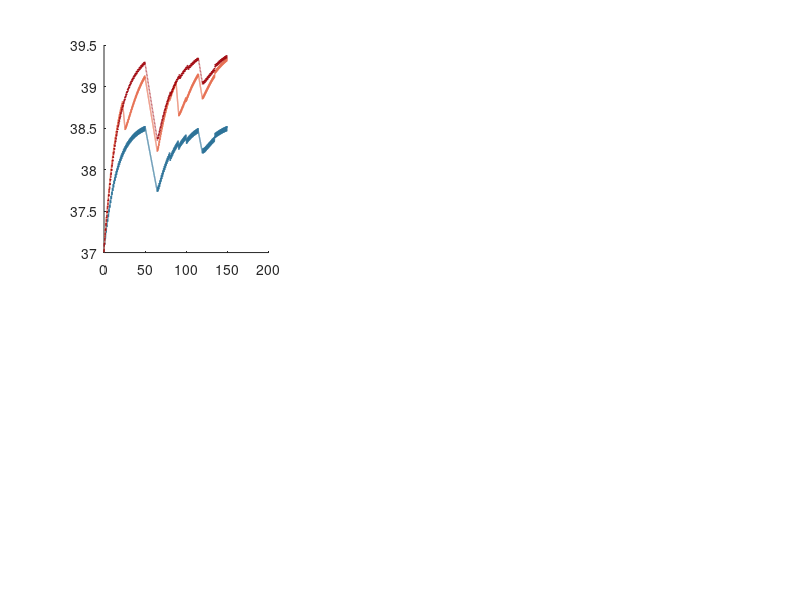

Write the MATLAB code that produced this figure. (Note: this script raises an error after producing the figure.)
function WorldCupHeatModel
% Two-node football core-temperature model for the 2026 World Cup.
% Run with no arguments. Prints the tables and writes the four figures
% next to this file. Edit only the variables in the block below.

%% ============================ EDITABLE VARIABLES ============================
% Player
P.Mass              = 78;        %Body mass in kg (tournament middle, Mohr et al. 2012)
P.Height            = 1.82;      %Stature in m
P.CBody             = 3490;      %Specific heat of body tissue in J/kg/C
P.Lambda            = 2426;      %Latent heat of sweat evaporation in J/g
P.Tc0               = 37.0;      %Initial core temperature in C
P.Tsk0              = 33.5;      %Initial skin temperature in C

% Thermoregulation (Gagge controller)
P.Csw               = 210;       %Sweating gain in g/h/m2/C
P.SweatMax          = 1500;      %Maximum sweat rate in g/h/m2

% Metabolic heat production
P.PlayHeatPerKg     = 1750/78;   %In-play running heat in W/kg (Bangsbo 2006)
P.StopHeatPerKg     = 240/78;    %Out-of-play walking heat in W/kg
P.Pace              = 0.019;     %Intensity reduction per C WBGT above reference (Mohr et al. 2012)
P.PaceRef           = 16;        %WBGT below which there is no pacing in C

% Rest-period cooling
P.MethodRates       = struct('passive',0.045,'fan',0.07,'towel',0.13,'immersion',0.25); %In-play break cooling rate in C/min (Brown et al. 2024)
P.TcFloor           = 37.0;      %Core cannot be cooled below this in C
P.HtBaserate        = struct('passive',0.022,'fan',0.028,'towel',0.033,'immersion',0.060); %Half-time cooling baseline in C/min
P.CoolGrad          = 0.19;      %Extra cooling per C above 37 over a 15-min half-time
P.CoolSinkGain      = 0.8;       %Afterdrop reservoir charge per unit of cooling. This sets how much of the cooling applied during a break is stored for later rather than spent immediately.
P.CoolSinkTau       = 8;         %Afterdrop bleed-back time constant in min. This sets how fast the stored cold empties back into the core once play resumes.
P.CoolSinkMax       = 0.22;      %Afterdrop reservoir cap in C (Brown et al. 2024). This is the most extra core cooling the reservoir can ever deliver, about 0.22 C.
P.HtSinkFrac        = 0.5;       %Multiplier on the afterdrop banked at half-time and pre-extra-time, set below 1 because it is less effective than during an in-play break.

% Match structure
P.AddedTime         = 5;         %Added time per half in min (2022 to 2026 timekeeping)
P.VPlay             = 2.0;       %Air speed while running in m/s
P.VStop             = 0.8;       %Air speed while walking in m/s
P.VSeat             = 0.2;       %Air speed while resting in m/s
P.TPlay             = 26;        %In-play phase length in s (Siegle and Lames 2012)
P.DstopNew          = 12;        %New-law stoppage length in s (8-second goalkeeper rule)
P.DstopOld0         = 19;        %Old-law stoppage baseline in s (Siegle and Lames 2012)
P.DstopOldCap       = 30;        %Old-law stoppage ceiling in heat in s
P.BreakMin          = 22.5;      %Hydration break timing within each half in min
P.BreakLen          = 3;         %Hydration break duration in min
P.SubTimes          = [60 70 80];%Second-half substitution times in clock min
P.SubOld            = 30;        %Old-law time to leave the field in s
P.SubNew            = 10;        %New-law time to leave the field in s (IFAB 2026)
P.ExtraTime         = true;      %Include extra time
P.LagTau            = 0;         %Metabolic response lag in s, applied to the change in heat production when the ball goes in and out of play (0 for instant)

% Drinking
P.DrinkRate         = 1.5;       %Ad-libitum drinking rate during non-play time in L/h (Kurdak et al. 2010)
P.SweatReportScale  = 1.5;       %Scale evaporated sweat to total secreted sweat (Maughan et al. 2004)

% Players for the body-size comparison, as [mass in kg, height in m]
LittleValbuena      = [68, 1.74];%Smallest 2026 player
AverageJoeBell      = [78, 1.82];%Typical 2026 player
FatRonaldo          = [98, 1.99];%Largest 2026 player

%% ============================ DERIVED (do not edit) =========================
P = DeriveParams(P);
OutDir = fileparts(mfilename('fullpath'));
Blue = [0.16 0.44 0.59]; Orange = [0.90 0.44 0.32]; NbCol = [0.62 0.00 0.03];

%% ============================ VALIDATION ====================================
Val = {'Mohr cool',21,0.55,38.8; 'Ozgunen',34,0.38,39.1; 'Ozgunen humid',36,0.61,39.6; ...
       'Brown',40,0.41,39.3; 'Mohr hot-dry',43,0.12,39.7}; %Study, Ta, RH, measured peak core
fprintf('\nVALIDATION (reference match, 90 min)\n%-16s %-6s %-9s %-7s %s\n','study','WBGT','measured','model','diff');
Err = 0;
for I = 1:size(Val,1)
    R = SimulateMatch('ref', Val{I,2}, Val{I,3}, P, false);
    D = R.peak - Val{I,4}; Err = Err + D^2;
    fprintf('%-16s %-6.0f %-9.1f %-7.2f %+0.2f\n', Val{I,1}, R.wbgt, Val{I,4}, R.peak, D);
end
fprintf('RMSE = %.2f C\n', sqrt(Err/size(Val,1)));

%% ============================ KEY-POINT TABLE ===============================
PrintKeypoints(P);

%% ============================ COOLING-BREAK EFFECT ==========================
fprintf('\nCOOLING-BREAK EFFECT (core at end of normal time: new game vs same game, no in-play break)\n');
for W = [28 32]
    Ta = TaForWbgt(W, 0.50);
    Rn = SimulateMatch('new', Ta, 0.50, P); Rb = SimulateMatch('new_nb', Ta, 0.50, P);
    Cn = TcAt(Rn, SegT(Rn,'Second Half',2)); Cb = TcAt(Rb, SegT(Rb,'Second Half',2));
    fprintf('  WBGT %d C: the break lowers core by %.2f C at full time\n', W, Cb-Cn);
end
fprintf('  (Brown et al. 2024 measured 0.39 C at WBGT 32, 95%% CI 0.21 to 0.57)\n');

%% ============================ FIGURE 1: traces by WBGT ======================
Wlevels = [24 26 28 30 32];
F1 = figure('Color','w','Position',[60 60 1280 720]);
for I = 1:numel(Wlevels)
    Ta = TaForWbgt(Wlevels(I), 0.50);
    A = SimulateMatch('old', Ta, 0.50, P);
    B = SimulateMatch('new', Ta, 0.50, P);
    Cnb = SimulateMatch('new_nb', Ta, 0.50, P);
    Ax = subplot(2,3,I); hold(Ax,'on');
    HO = plot(Ax,A.t,A.Tc,'Color',Blue,'LineWidth',1);
    HN = plot(Ax,B.t,B.Tc,'Color',Orange,'LineWidth',1);
    HNB = plot(Ax,RemapTime(Cnb,B.segs),Cnb.Tc,'--','Color',NbCol,'LineWidth',1);
    yline(Ax,39.5,'--','Color',[0.88 0.56 0.04]); yline(Ax,40,'-','Color',[0.76 0.07 0.15]);
    ylim(Ax,[37.0 40.4]); xlim(Ax,[0 B.t(end)]); LabelPeriods(Ax,B.segs);
    title(Ax,sprintf('WBGT %d C  |  peak old %.1f, new %.1f, no-break %.1f',Wlevels(I),A.peak,B.peak,Cnb.peak));
    if I==1, legend([HO HN HNB],{'Old rules','New rules','New, no break'},'Location','southeast','FontSize',7); end
    ylabel(Ax,'core (C)');
end
Ax = subplot(2,3,6); hold(Ax,'on'); Ws = 20:2:32; PkO = zeros(size(Ws)); PkN = PkO; PkNb = PkO;
for J = 1:numel(Ws)
    Ta = TaForWbgt(Ws(J),0.50);
    PkO(J)  = SimulateMatch('old',Ta,0.50,P).peak;
    PkN(J)  = SimulateMatch('new',Ta,0.50,P).peak;
    PkNb(J) = SimulateMatch('new_nb',Ta,0.50,P).peak;
end
plot(Ax,Ws,PkO,'-o','Color',Blue,'LineWidth',2); plot(Ax,Ws,PkN,'-o','Color',Orange,'LineWidth',2);
plot(Ax,Ws,PkNb,'--^','Color',NbCol,'LineWidth',1.5);
yline(Ax,39.5,'--','Color',[0.88 0.56 0.04]); yline(Ax,40,'-','Color',[0.76 0.07 0.15]);
xline(Ax,32,':','FIFA 32','Color',[0.42 0.30 0.57]);
xlabel(Ax,'WBGT (C)'); ylabel(Ax,'peak core (C)'); title(Ax,'Peak vs WBGT');
legend(Ax,{'Old','New','New, no break'},'Location','northwest','FontSize',7); grid(Ax,'on');
saveas(F1,fullfile(OutDir,'fig_traces_by_wbgt.png'));

%% ============================ FIGURE 2: cooling methods (bars) ==============
Methods = {'passive','fan','towel','immersion'}; Mdisp = {'passive','fan','ice towel','immersion'};
Wlev = [24 28 32]; Pk = zeros(4,3);
for W = 1:3
    Ta = TaForWbgt(Wlev(W),0.50);
    for M = 1:4, Pk(M,W) = SimulateMatch('new',Ta,0.50,P,true,Methods{M}).peak; end
end
F2 = figure('Color','w','Position',[60 60 780 480]); Ax = axes(F2); hold(Ax,'on');
Bars = bar(Ax,Pk);
yline(Ax,39.5,'--','39.5 C watch','Color',[0.88 0.56 0.04],'LabelHorizontalAlignment','left');
yline(Ax,40,'-','40 C heat stroke','Color',[0.76 0.07 0.15],'LabelHorizontalAlignment','left');
set(Ax,'XTick',1:4,'XTickLabel',Mdisp); ylim(Ax,[38.5 40.5]);
xlabel(Ax,'cooling method'); ylabel(Ax,'peak core temperature (C)');
title(Ax,'Cooling methods at matched WBGT (new game, neutral RH 50%)');
legend(Bars,{'WBGT 24','WBGT 28','WBGT 32'},'Location','northwest');
saveas(F2,fullfile(OutDir,'fig_cooling.png'));

%% ============================ FIGURE 3: cooling-method traces ===============
Cm = {'passive','fan','towel','immersion'}; Cmd = {'passive','fan','ice towel + drink','immersion'};
Cc = [0.55 0.60 0.68; 0.32 0.72 0.53; 0.16 0.44 0.59; 0.62 0.00 0.03];
Practical = struct('brk','towel','ht','immersion','pre','towel'); %Towel breaks, immersion half-time
F3 = figure('Color','w','Position',[60 40 980 1000]);
for W = 1:3
    Ta = TaForWbgt(Wlev(W),0.50);
    Ax = subplot(3,1,W); hold(Ax,'on'); H = gobjects(1,5);
    for M = 1:4
        Rm = SimulateMatch('new',Ta,0.50,P,true,Cm{M});
        H(M) = plot(Ax,Rm.t,Rm.Tc,'Color',Cc(M,:),'LineWidth',1.1);
    end
    Rp = SimulateMatch('new',Ta,0.50,P,true,Practical);
    H(5) = plot(Ax,Rp.t,Rp.Tc,'--','Color',[0.40 0.18 0.55],'LineWidth',1.7);
    yline(Ax,39.5,'--','39.5 C watch','Color',[0.88 0.56 0.04],'LabelHorizontalAlignment','left');
    yline(Ax,40,'-','40 C heat stroke','Color',[0.76 0.07 0.15],'LabelHorizontalAlignment','left');
    ylim(Ax,[37.8 40.5]); xlim(Ax,[0 Rm.t(end)]); LabelPeriods(Ax,Rm.segs);
    ylabel(Ax,'core (C)');
    title(Ax,sprintf('WBGT %d C (T_a %.0f C)  -- passive hottest, immersion coolest',Wlev(W),Ta));
    if W==1, legend(H,[Cmd,{'practical: towel breaks + immersion HT'}],'Location','southeast','FontSize',7); end
end
saveas(F3,fullfile(OutDir,'fig_cooling_trace.png'));

%% ============================ FIGURE 4: body size ===========================
Bodies = {'biggest 98 kg',FatRonaldo(1),FatRonaldo(2),[0.62 0.00 0.03]; ...
          'middle 78 kg', AverageJoeBell(1),AverageJoeBell(2),[0.16 0.44 0.59]; ...
          'smallest 68 kg',LittleValbuena(1),LittleValbuena(2),[0.32 0.72 0.53]};
F4 = figure('Color','w','Position',[60 60 920 580]); Ax = axes(F4); hold(Ax,'on'); Hb = gobjects(1,3);
for B = 1:3
    Pb = P; Pb.Mass = Bodies{B,2}; Pb.Height = Bodies{B,3}; Pb = DeriveParams(Pb);
    PkN = zeros(size(Ws)); PkO = PkN; PkNb = PkN;
    for J = 1:numel(Ws)
        Ta = TaForWbgt(Ws(J),0.50);
        PkN(J)  = SimulateMatch('new',   Ta,0.50,Pb,true,Practical).peak;
        PkO(J)  = SimulateMatch('old',   Ta,0.50,Pb,true,Practical).peak;
        PkNb(J) = SimulateMatch('new_nb',Ta,0.50,Pb,true,Practical).peak;
    end
    Hb(B) = plot(Ax,Ws,PkN,'-','Color',Bodies{B,4},'LineWidth',2.2);
    plot(Ax,Ws,PkO,'--','Color',Bodies{B,4},'LineWidth',1.2);
    plot(Ax,Ws,PkNb,':','Color',Bodies{B,4},'LineWidth',1.6);
end
Hs1 = plot(Ax,nan,nan,'-','Color','k'); Hs2 = plot(Ax,nan,nan,'--','Color','k'); Hs3 = plot(Ax,nan,nan,':','Color','k');
yline(Ax,39.5,'--','39.5 C watch','Color',[0.88 0.56 0.04],'LabelHorizontalAlignment','left');
yline(Ax,40,'-','40 C heat stroke','Color',[0.76 0.07 0.15],'LabelHorizontalAlignment','left');
xline(Ax,32,':','FIFA 32','Color',[0.42 0.30 0.57]);
xlabel(Ax,'WBGT (C)'); ylabel(Ax,'peak core temperature (C)');
title(Ax,'Body size and heat (practical cooling: ice towel breaks + immersion half-time)');
legend([Hb Hs1 Hs2 Hs3], [Bodies(:,1)', {'new (solid)','old (dashed)','no-break (dotted)'}], ...
       'Location','northwest','FontSize',8,'NumColumns',2); grid(Ax,'on');
saveas(F4,fullfile(OutDir,'fig_body_size.png'));

%% ============================ FLUID TABLE ===================================
fprintf('\nFLUID (new game, %d kg player, RH 50%%; intake = non-play drinking at %.1f L/h)\n',P.Mass,P.DrinkRate);
fprintf('%-6s %-10s %-10s %-10s %-9s\n','WBGT','sweat(L)','drink(L)','net(L)','net %BM');
for W = [24 28 32]
    Ta = TaForWbgt(W,0.50); R = SimulateMatch('new',Ta,0.50,P);
    fprintf('%-6.0f %-10.1f %-10.1f %-10.1f %-9.1f\n',W,R.sweat_L,R.intake_L,R.net_loss_L,R.net_loss_pct);
end
fprintf('\nDone. Figures written to %s\n',OutDir);
end

%% ============================ MODEL FUNCTIONS ===============================
function P = DeriveParams(P)
% Mass-dependent quantities, recomputed after any mass or height change
P.A      = 0.20247 * P.Mass^0.425 * P.Height^0.725;  %DuBois surface area in m2
P.MPlay  = P.PlayHeatPerKg * P.Mass;                 %Whole-body play heat in W
P.MStop  = P.StopHeatPerKg * P.Mass;                 %Whole-body stoppage heat in W
end

function S = TwoNodeStep(S, Ta, RH, V, MTot, P)
% Advance the core-and-skin model by one second (Gagge et al. 1971)
CoreTemp = S(1); SkinTemp = S(2); Sweat = S(4);
Metab = MTot / P.A;
WarmCore = max(0, CoreTemp - 36.8);
ColdSkin = max(0, 33.7 - SkinTemp);
WarmSkin = max(0, SkinTemp - 33.7);
SkinBloodFlow = min(90, max(0.5, (6.3 + 120*WarmCore) / (1 + 0.5*ColdSkin)));
SkinFraction = 0.0418 + 0.745/(SkinBloodFlow + 0.585);
BodyTemp = SkinFraction*SkinTemp + (1-SkinFraction)*CoreTemp;
SweatRate = min(P.SweatMax, P.Csw * max(0, BodyTemp - 36.49) * exp(WarmSkin/10.7));
SweatEvapDemand = SweatRate/3600 * P.Lambda;
ConvCoef = max(3.0, 8.3 * V^0.6);
RadCoef = 4.7;
EvapCoef = 16.5 * ConvCoef;
DryLoss = (RadCoef + ConvCoef) * 0.9 * (SkinTemp - Ta);
SkinVapPress = SatPressure(SkinTemp);
AirVapPress = RH * SatPressure(Ta);
EvapMax = max(0.001, EvapCoef * 0.9 * (SkinVapPress - AirVapPress));
SkinWettedness = min(1.0, 0.06 + 0.94*(SweatEvapDemand/EvapMax));
EvapLoss = SkinWettedness * EvapMax;
RespConv = 0.0014 * Metab * (34 - Ta);
RespEvap = 0.0173 * Metab * (5.87 - AirVapPress);
CoreSkinCond = 5.28 + 1.163*SkinBloodFlow;
CoreToSkin = CoreSkinCond * (CoreTemp - SkinTemp);
CoreCap = (1-SkinFraction) * P.Mass * P.CBody / P.A;
SkinCap = SkinFraction * P.Mass * P.CBody / P.A;
CoreTemp = CoreTemp + (Metab - (RespConv + RespEvap) - CoreToSkin) / CoreCap;
SkinTemp = SkinTemp + (CoreToSkin - DryLoss - EvapLoss) / SkinCap;
Sweat = Sweat + SweatRate/3600 * P.A;
S = [CoreTemp, SkinTemp, SkinBloodFlow, Sweat];
end

function Pkpa = SatPressure(T)
% Saturation vapour pressure in kPa (Tetens)
Pkpa = 0.6108 * exp(17.27 * T ./ (T + 237.3));
end

function W = Wbgt(Ta, RH)
% Shade wet-bulb globe temperature in C from air temperature and humidity (Stull 2011)
Rh = RH*100;
Twb = Ta .* atan(0.151977 .* sqrt(Rh + 8.313659)) ...
    + atan(Ta + Rh) - atan(Rh - 1.676331) ...
    + 0.00391838 .* Rh.^1.5 .* atan(0.023101 .* Rh) - 4.686035;
W = 0.7*Twb + 0.3*Ta;
end

function R = SimulateMatch(Scenario, Ta, RH, P, ET, Method)
% Core temperature across a match for a rule set (old, new, new_nb, ref)
if nargin < 5 || isempty(ET),     ET = P.ExtraTime; end
if nargin < 6 || isempty(Method), Method = 'towel';  end
if ischar(Method) || isstring(Method)
    BreakMethod = char(Method); HtMethod = char(Method); PreMethod = char(Method);
else
    BreakMethod = Method.brk; HtMethod = Method.ht; PreMethod = Method.pre;
end
W = Wbgt(Ta, RH);
PlayHeat = P.MPlay * (1 - P.Pace * max(0, W - P.PaceRef));
BreakRate = P.MethodRates.(BreakMethod);
switch Scenario
    case 'old'
        Dstop = round(min(P.DstopOldCap, P.DstopOld0 + (P.DstopOldCap-P.DstopOld0)*(1-exp(-0.5*max(0,W-21)))));
        DoBreak = false; HalfSecs = (45 + P.AddedTime)*60; SubDur = P.SubOld;
    case 'new'
        Dstop = P.DstopNew; DoBreak = true;  HalfSecs = (45 + P.AddedTime)*60; SubDur = P.SubNew;
    case 'new_nb'
        Dstop = P.DstopNew; DoBreak = false; HalfSecs = (45 + P.AddedTime - P.BreakLen)*60; SubDur = P.SubNew;
    case 'ref'
        Dstop = P.DstopOld0; DoBreak = false; HalfSecs = 45*60; SubDur = 0;
    otherwise
        error('Scenario must be old, new, new_nb or ref');
end
if strcmp(Scenario,'ref'), HtMethod = 'passive'; PreMethod = 'passive'; end
State = [P.Tc0, P.Tsk0, 6.3, 0];   %Core, skin, skin blood flow, cumulative sweat
MetabEff = P.MStop;
CoreTrace = zeros(1, 220*60); N = 0;
Intake = 0;
AfterdropSink = 0;
Segs = struct('name',{},'t0',{},'t1',{});
Mark('First Half',  @() PlayHalf(DoBreak, HalfSecs, false));
Mark('Half-Time',   @() EmitHalftime(15, HtMethod));
Mark('Second Half', @() PlayHalf(DoBreak, HalfSecs, true));
if ET
    Mark('Pre-ET',    @() EmitHalftime(5, PreMethod));
    Mark('ET first',  @() EtHalf());
    Mark('ET second', @() EtHalf());
end
CoreTrace = CoreTrace(1:N);
SweatLitres  = State(4)/1000 * P.SweatReportScale;
IntakeLitres = min(Intake, SweatLitres);
NetLossLitres = SweatLitres - IntakeLitres;
R = struct('t',(1:N)/60, 'Tc',CoreTrace, 'segs',Segs, 'peak',max(CoreTrace), 'endTc',CoreTrace(end), ...
           'wbgt',W, 'dstop',Dstop, 'method',BreakMethod, 'sweat_L',SweatLitres, ...
           'intake_L',IntakeLitres, 'net_loss_L',NetLossLitres, 'net_loss_pct',100*NetLossLitres/P.Mass);

    function Mark(Name, Fn)
        T0 = N/60; Fn(); Segs(end+1) = struct('name',Name,'t0',T0,'t1',N/60);
    end
    function Emit(Secs, V, MTot)
        for K = 1:Secs
            if P.LagTau > 0, MetabEff = MetabEff + (MTot - MetabEff)/P.LagTau; else, MetabEff = MTot; end
            State = TwoNodeStep(State, Ta, RH, V, MetabEff, P);
            if AfterdropSink > 0
                Bleed = AfterdropSink / (P.CoolSinkTau*60);
                State(1) = State(1) - Bleed; State(2) = State(2) - Bleed;
                AfterdropSink = max(0, AfterdropSink - Bleed);
            end
            N = N + 1; CoreTrace(N) = State(1);
        end
    end
    function EmitRest(Mins, Rate)
        Intake = Intake + P.DrinkRate * Mins/60;
        for K = 1:round(Mins*60)
            Drop = Rate/60 * max(0, State(1) - P.TcFloor)/2.0;
            State(1) = State(1) - Drop; State(2) = State(2) - Drop;
            AfterdropSink = min(P.CoolSinkMax, AfterdropSink + Drop*P.CoolSinkGain);
            N = N + 1; CoreTrace(N) = State(1);
        end
    end
    function EmitHalftime(Mins, M)
        Intake = Intake + P.DrinkRate * Mins/60;
        T0 = State(1);
        Total = P.HtBaserate.(M)*Mins + P.CoolGrad*max(0, T0 - 37)*(Mins/15);
        Total = min(Total, max(0, T0 - P.TcFloor));
        Per = Total / round(Mins*60);
        Active = ~strcmp(M,'passive');
        for K = 1:round(Mins*60)
            State(1) = State(1) - Per; State(2) = State(2) - Per;
            if Active, AfterdropSink = min(P.CoolSinkMax*P.HtSinkFrac, AfterdropSink + Per*P.CoolSinkGain); end
            N = N + 1; CoreTrace(N) = State(1);
        end
    end
    function Fill(Total, Db, DoSubs)
        T = 0; Did = false;
        SubT = (P.SubTimes - 45)*60; DoneSub = false(1, numel(SubT));
        while T < Total
            if Db && ~Did && T >= round(P.BreakMin*60)
                D = min(P.BreakLen*60, Total - T); EmitRest(D/60, BreakRate);
                T = T + D; Did = true;
                if T >= Total, break; end
            end
            if DoSubs && SubDur > 0
                for Is = 1:numel(SubT)
                    if ~DoneSub(Is) && T >= SubT(Is)
                        D = min(SubDur, Total - T); Emit(round(D), P.VStop, P.MStop);
                        Intake = Intake + P.DrinkRate * D/3600;
                        T = T + D; DoneSub(Is) = true;
                        if T >= Total, break; end
                    end
                end
                if T >= Total, break; end
            end
            D = min(P.TPlay, Total - T); Emit(round(D), P.VPlay, PlayHeat); T = T + D;
            if T >= Total, break; end
            D = min(Dstop, Total - T); Emit(round(D), P.VStop, P.MStop); T = T + D;
            Intake = Intake + P.DrinkRate * D/3600;
        end
    end
    function PlayHalf(Db, Hs, DoSubs), Fill(Hs, Db, DoSubs); end
    function EtHalf(), Fill(15*60, false, false); end
end

%% ============================ ANALYSIS HELPERS ==============================
function PrintKeypoints(P)
% Core temperature at the key points of the match, for each rule set, at a hot but playable condition
Ta = 34; RH = 0.50;
Practical = struct('brk','towel','ht','immersion','pre','towel');
Rows = {'Old rules','old','towel'; 'New rules','new','towel'; 'New + practical','new',Practical};
Pts  = {'Start','Brk1 in','Brk1 out','HT in','HT out','Brk2 in','Brk2 out','preET in','preET out','Full-time'};
fprintf('\nCORE TEMPERATURE AT KEY POINTS (T_a %d C, WBGT %.0f, RH 50%%, ice towel + drink unless noted)\n',Ta,Wbgt(Ta,RH));
fprintf('%-16s',''); fprintf('%10s',Pts{:}); fprintf('\n');
for R = 1:size(Rows,1)
    Rr = SimulateMatch(Rows{R,2}, Ta, RH, P, true, Rows{R,3});
    H0 = SegT(Rr,'Half-Time',1); H1 = SegT(Rr,'Half-Time',2); S2 = SegT(Rr,'Second Half',1);
    P0 = SegT(Rr,'Pre-ET',1);    P1 = SegT(Rr,'Pre-ET',2);    Bm = P.BreakMin; Bl = P.BreakLen;
    V = [TcAt(Rr,0), TcAt(Rr,Bm), TcAt(Rr,Bm+Bl), TcAt(Rr,H0), TcAt(Rr,H1), ...
         TcAt(Rr,S2+Bm), TcAt(Rr,S2+Bm+Bl), TcAt(Rr,P0), TcAt(Rr,P1), Rr.Tc(end)];
    fprintf('%-16s',Rows{R,1}); fprintf('%10.2f',V); fprintf('\n');
end
end

function V = TcAt(R, Minute)
% Core temperature in C at a given match time in minutes
Idx = max(1, min(numel(R.Tc), round(Minute*60)));
V = R.Tc(Idx);
end

function T = SegT(R, Name, Which)
% Start (Which=1) or end (Which=2) time in minutes of a named period
T = 0;
for I = 1:numel(R.segs)
    if strcmp(R.segs(I).name, Name)
        if Which==1, T = R.segs(I).t0; else, T = R.segs(I).t1; end
        return;
    end
end
end

function Ta = TaForWbgt(Target, RH)
% Air temperature giving a target WBGT at a humidity, by bisection
Lo = 5; Hi = 55;
for K = 1:40
    M = (Lo+Hi)/2;
    if Wbgt(M,RH) < Target, Lo = M; else, Hi = M; end
end
Ta = (Lo+Hi)/2;
end

function Tp = RemapTime(R, RefSegs)
% Stretch each of R's periods onto the matching reference period for the period x-axis
Tp = R.t;
for I = 1:numel(R.segs)
    A0 = R.segs(I).t0; A1 = R.segs(I).t1; B0 = RefSegs(I).t0; B1 = RefSegs(I).t1;
    Idx = R.t>=A0 & R.t<=A1;
    if A1>A0, Tp(Idx) = B0 + (R.t(Idx)-A0)/(A1-A0)*(B1-B0); end
end
end

function LabelPeriods(Ax, Segs)
% Make the x-axis the game periods, shading the rest intervals and naming each
Yl = get(Ax,'YLim');
Ticks = zeros(1,numel(Segs)); Lbls = cell(1,numel(Segs));
for I = 1:numel(Segs)
    Nm = Segs(I).name;
    if strcmp(Nm,'Half-Time') || strcmp(Nm,'Pre-ET')
        patch(Ax, [Segs(I).t0 Segs(I).t1 Segs(I).t1 Segs(I).t0], ...
              [Yl(1) Yl(1) Yl(2) Yl(2)], [0.90 0.92 0.96], 'EdgeColor','none', 'FaceAlpha',0.5);
    end
    if I>1, xline(Ax, Segs(I).t0, '-', 'Color',[0.85 0.85 0.85]); end
    Ticks(I) = (Segs(I).t0 + Segs(I).t1)/2;
    Lbls{I}  = Abbrev(Nm);
end
set(Ax,'XTick',Ticks,'XTickLabel',Lbls);
try, set(Ax,'XTickLabelRotation',30); catch, end
uistack(findobj(Ax,'Type','patch'),'bottom');
end

function A = Abbrev(Nm)
% Short period labels for the figure x-axis
switch Nm
    case 'First Half',  A = '1st half';
    case 'Half-Time',   A = 'HT';
    case 'Second Half', A = '2nd half';
    case 'Pre-ET',      A = 'pre-ET';
    case 'ET first',    A = 'ET1';
    case 'ET second',   A = 'ET2';
    otherwise,          A = Nm;
end
end
